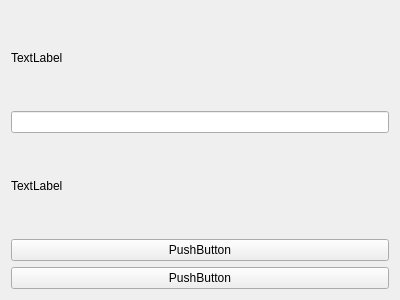
<?xml version="1.0" encoding="UTF-8"?>
<ui version="4.0">
 <class>Form</class>
 <widget class="QWidget" name="Form">
  <property name="geometry">
   <rect>
    <x>0</x>
    <y>0</y>
    <width>400</width>
    <height>300</height>
   </rect>
  </property>
  <property name="windowTitle">
   <string>Form</string>
  </property>
  <layout class="QVBoxLayout" name="verticalLayout">
   <item>
    <widget class="QLabel" name="label">
     <property name="text">
      <string>TextLabel</string>
     </property>
    </widget>
   </item>
   <item>
    <widget class="QLineEdit" name="lineEdit"/>
   </item>
   <item>
    <layout class="QHBoxLayout" name="horizontalLayout">
     <item>
      <widget class="QLabel" name="label_2">
       <property name="text">
        <string>TextLabel</string>
       </property>
      </widget>
     </item>
    </layout>
   </item>
   <item>
    <layout class="QHBoxLayout" name="horizontalLayout_2">
     <item>
      <widget class="QPushButton" name="pushButton_2">
       <property name="text">
        <string>PushButton</string>
       </property>
      </widget>
     </item>
    </layout>
   </item>
   <item>
    <widget class="QPushButton" name="pushButton">
     <property name="text">
      <string>PushButton</string>
     </property>
    </widget>
   </item>
  </layout>
 </widget>
 <resources/>
 <connections/>
</ui>
